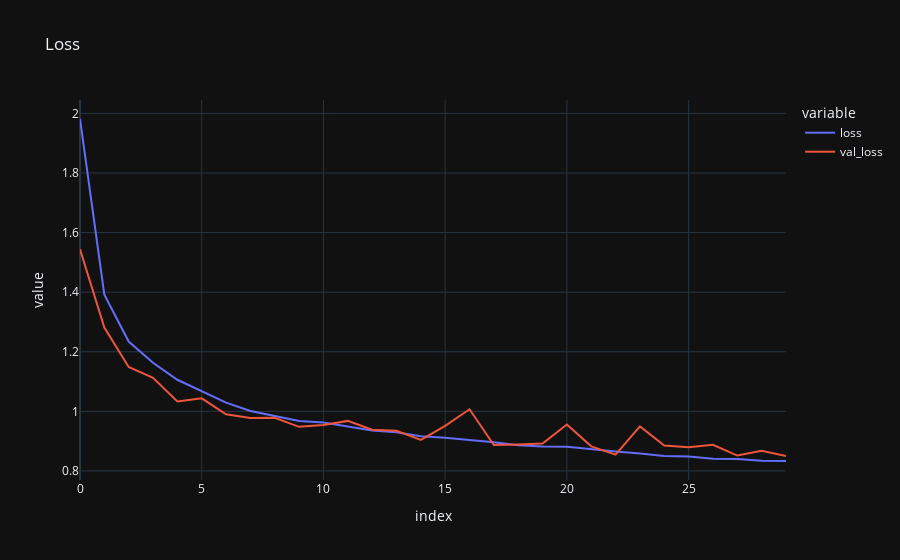

The notebook cell saved with this chart:
### Code cell
import plotly.express as px
px.line(history.history, y=['loss', 'val_loss'], title='Loss', template='plotly_dark')

### Figure 1 — Plotly figure (JSON) as saved in the notebook; plotly's stock layout.template omitted (floating-point values rounded to 4 significant figures)
{"data": [{"hovertemplate": "variable=loss<br>index=%{x}<br>value=%{y}<extra></extra>", "legendgroup": "loss", "line": {"color": "#636efa", "dash": "solid"}, "marker": {"symbol": "circle"}, "mode": "lines", "name": "loss", "orientation": "v", "showlegend": true, "type": "scatter", "x": [0, 1, 2, 3, 4, 5, 6, 7, 8, 9, 10, 11, 12, 13, 14, 15, 16, 17, 18, 19, 20, 21, 22, 23, 24, 25, 26, 27, 28, 29], "xaxis": "x", "y": [1.981, 1.392, 1.234, 1.163, 1.106, 1.067, 1.029, 1.001, 0.9853, 0.9675, 0.9627, 0.9493, 0.9361, 0.9298, 0.9166, 0.9114, 0.9048, 0.8962, 0.8866, 0.8819, 0.881, 0.8718, 0.8649, 0.8585, 0.8503, 0.8487, 0.841, 0.8403, 0.8346, 0.8334], "yaxis": "y"}, {"hovertemplate": "variable=val_loss<br>index=%{x}<br>value=%{y}<extra></extra>", "legendgroup": "val_loss", "line": {"color": "#EF553B", "dash": "solid"}, "marker": {"symbol": "circle"}, "mode": "lines", "name": "val_loss", "orientation": "v", "showlegend": true, "type": "scatter", "x": [0, 1, 2, 3, 4, 5, 6, 7, 8, 9, 10, 11, 12, 13, 14, 15, 16, 17, 18, 19, 20, 21, 22, 23, 24, 25, 26, 27, 28, 29], "xaxis": "x", "y": [1.544, 1.281, 1.149, 1.113, 1.033, 1.044, 0.9903, 0.9776, 0.9782, 0.9481, 0.9542, 0.968, 0.9383, 0.9351, 0.9042, 0.9512, 1.007, 0.8873, 0.889, 0.8917, 0.956, 0.8826, 0.8549, 0.9494, 0.8852, 0.8798, 0.8878, 0.8518, 0.8677, 0.8498], "yaxis": "y"}], "layout": {"legend": {"title": {"text": "variable"}, "tracegroupgap": 0}, "title": {"text": "Loss"}, "xaxis": {"anchor": "y", "domain": [0, 1], "title": {"text": "index"}}, "yaxis": {"anchor": "x", "domain": [0, 1], "title": {"text": "value"}}}}
